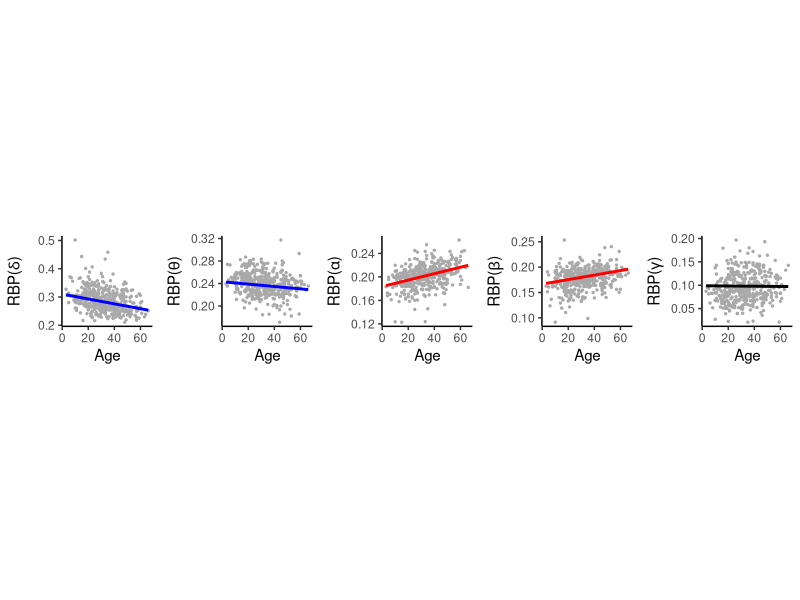
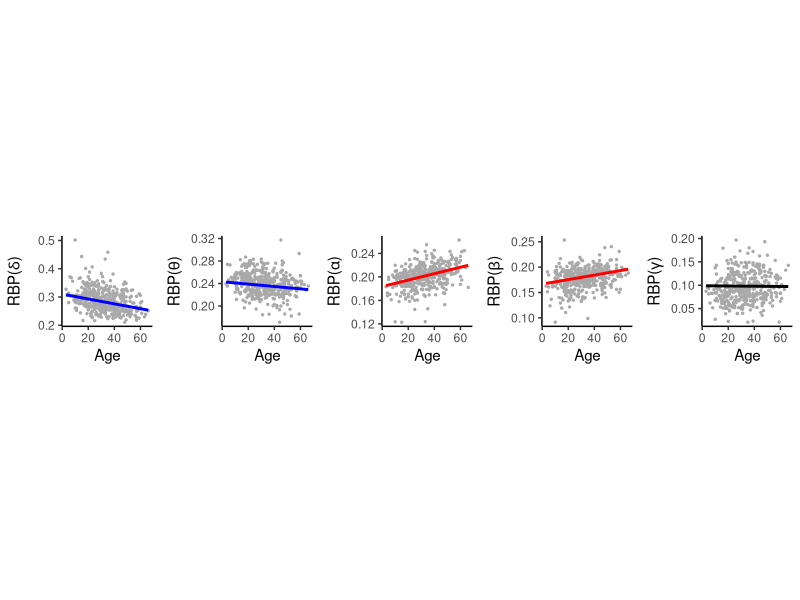

These figures' R source, in order:
################################################################################

## Script to 'zoom in' on the middle temporal region in each band
## 
## FIGURE 5A: 
## show how RBP is changing with age across bands in a densely populated region



#### PRELIMINARIES #############################################################

# packages
library(tidyverse)   # data frames & ggplot 
library(lme4)        # linear mixed models
library(ggpubr)      # arranging plots

# set working directory to script location (2_analysis)
setwd(dirname(rstudioapi::getSourceEditorContext()$path))

# folder for storing results, find any output in here
# (included in all scripts with outputs -> warnings off)
dir.create("../3_output", showWarnings = F)

# mirrored RBP data
BPdata_m = read.csv("../1_data/ROI1_mirrored_RBP.csv")     

# plot settings (ROI plots)
theme_set(theme_classic())
options(scipen=999) # no sci notation

# band
band=c("delta","theta","alpha","beta","gamma")



#### AGE MODEL IN MIDDLE TEMP FOR EACH FB ######################################

# function to extract data for one ROI using region label
extract_ROI_data = function(ROI_label) {
  BPdata_m %>%
    filter(ROI_R==ROI_label) %>%
    select(-c(Sex, ROI_R))
}

# chosen ROI: middle temporal (label=62), highest populated region
# to view a different region, find region labels in 1_data/ROI1_info.csv
BPdata_regional = extract_ROI_data(62)

# clear
rm(BPdata_m)

# set up mini table to record if the confidence interval on beta_age contains 0
# in each band
conf_int_0 = tibble(band=band, CI_0=NA)


# plotting model directly uses ggplot uses OLS - no grouping/random effect
# diff approach ->

for (i in 1:5) {
  
  # model formula for particular FB
  model = formula(paste0(band[i],"BP~Age+(1|Hospital)"))
  
  # model
  age_mod = lmer(model, data = BPdata_regional)
  
  # fitted values
  BPdata_regional[,paste0("AgeFit.", band[i])] = predict(age_mod, re.form = NA)
  
  # binary indicator of whether confidence interval on beta_age contains 0
  CI = confint(age_mod)["Age",]
  if (sign(CI[1])!=sign(CI[2])) { 
    conf_int_0[i,]$CI_0 = 0 
  } else if (sign(CI[1])==sign(CI[2])) {
      conf_int_0[i,]$CI_0 = sign(CI[1])
      }
}

rm(CI,i,model)


#### PLOTTING ##################################################################

# function to plot fitted line over data points in each frequency band
regional_plot = function(RBP_band,fit_band,label,linecol) {
  BPdata_regional %>% 
    ggplot(aes(x=Age, y=.data[[RBP_band]])) + ylab(substitute("RBP("*label*")")) +
    geom_point(col = "darkgrey",size=0.5) + theme(aspect.ratio=1) +
    geom_line(aes(y = .data[[fit_band]]),col=linecol,linewidth=1)
}


# check conf_int_0 to choose appropriate line colours
# choosing blue for -1 (negative relationship), red for 1 (positive
# relationship), black for 0 (no relationship) here

# plot for each band and combine
regional_scatter_all_bands =
  ggarrange(regional_plot("deltaBP","AgeFit.delta",delta,"blue"),
            regional_plot("thetaBP","AgeFit.theta",theta,"blue"),
            regional_plot("alphaBP","AgeFit.alpha",alpha,"red"),
            regional_plot("betaBP" ,"AgeFit.beta" ,beta ,"red"),
            regional_plot("gammaBP","AgeFit.gamma",gamma,"black"),
            ncol=5, nrow=1, align = "v")

# view
regional_scatter_all_bands

# save
# change file name if changing region
pdf("../3_output/midtemp_scatter1.pdf",width = 8, height = 2)
regional_scatter_all_bands
dev.off()
